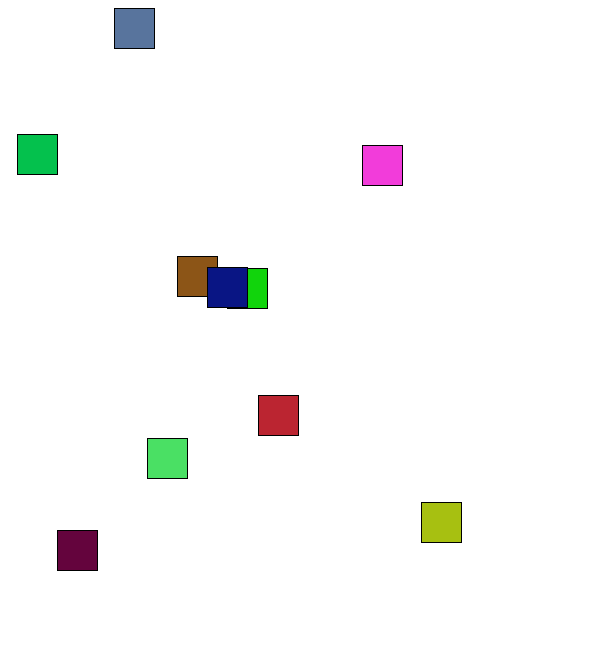
Frame 1 (no input)
Frame 60 (the mouse pressed at the canvas centre just before this capture): identical to frame 1, image omitted
Frame 120 (the mouse held since frame 60 and released just before this capture): identical to frame 1, image omitted

The Processing sketch that drew this single still picture (run headless with seeded random() and noise(); from frame 60 on, the mouse is pressed at the canvas centre):

// Processing sketch: randomSquares_class
// ── randomSquares_class.pde
// Rachel Menzies
// Displays objects of type Square
// Clicking on a square will change the colour

int num = 10;
Square[] boxes = new Square[num]; 

float width_of_square = 40;
float height_of_square = 40;


/*
SETUP - RUNS ONCE
 */
void setup() {

  size(600, 650);
  background(255);

  // create boxes in the array
  for (int i=0; i<boxes.length; i++) {
    boxes[i] = new Square(width_of_square, height_of_square);
  }
}




/*
DRAW - RUNS OVER AND OVER
 */
void draw() {

  background(255);  

  // go through the array of boxes and display each one
  for (int i=0; i<boxes.length; i++) {
    boxes[i].display();
  }
}


// 
// runs whenever the mouse is clicked
//
void mousePressed() {

  // go through the boxes array and check each box
  // onClick function checks if mouse click is withint the boundaries of the box
  for (int i=0; i<boxes.length; i++) {
    boxes[i].onClick();
  }
}




// ── class_Square.pde
class Square {

  float x;
  float y;  
  float w_square;
  float h_square;
  color c;

  Square(float w, float h) {
    w_square = w;
    h_square = h;
    x = random(0, width-h_square);  // make sure you can see the square
    y = random(0, width-w_square);
    c = color(random(0, 255), random(0, 255), random(0, 255));  // set a random colour
  }


  //
  // display the square 
  //
  void display() {
    fill(c);
    rect(x, y, w_square, h_square);
  }
  // end function


  //
  // changes the colour of the square when clicked on
  // checks that the mouse click is within the boundaries of the box
  // if it is, then change to a random colour
  //
  void onClick() {
    if (mouseX > x && mouseX < x + w_square && mouseY > y && mouseY < y + h_square) {
      c = color(random(0, 255), random(0, 255), random(0, 255));
    }
    display(); // call the display function to make sure that the new colour
               // is displayed immediately
  } 
  // end function
}
